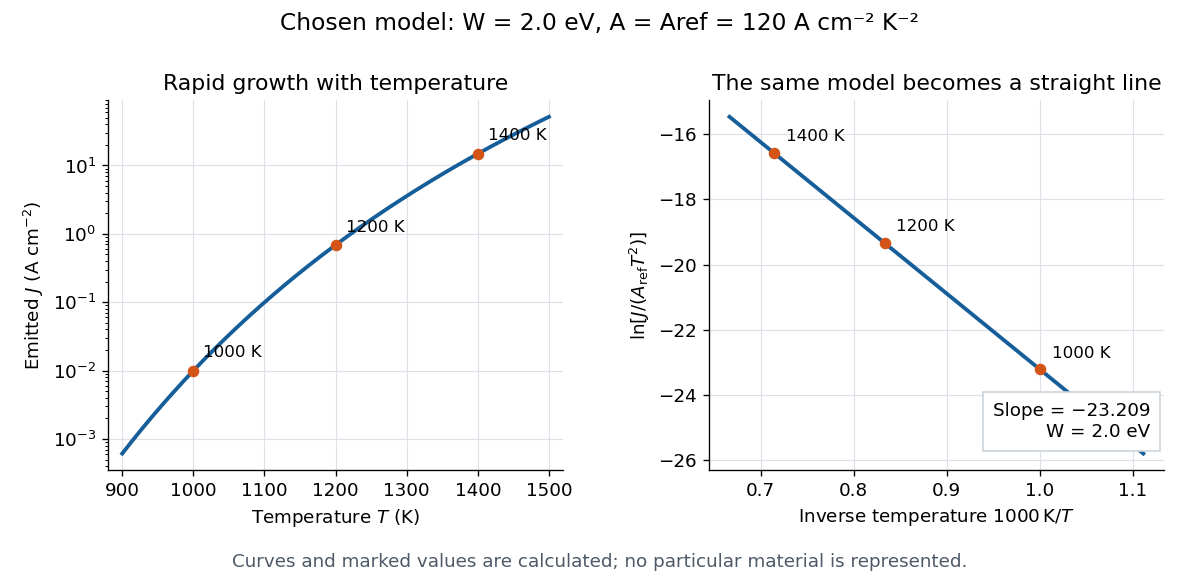

Here is the Python script that generated this plot:
"""Chosen Richardson-Dushman model; never experimental measurements.

Python 3.14; numpy 2.3.5, matplotlib 3.10.7. Run from _media.
"""
from pathlib import Path

import matplotlib.pyplot as plt
import numpy as np


def main():
    plt.rcParams.update({"font.size": 11, "font.family": "DejaVu Sans"})
    kb_ev = 8.617333262e-5
    barrier_ev = 2.0
    coefficient = 120.0  # A cm^-2 K^-2, deliberately chosen model.
    reference = 120.0
    temperature = np.linspace(900, 1500, 401)
    current = coefficient * temperature**2 * np.exp(-barrier_ev / (kb_ev * temperature))
    selected = np.array([1000.0, 1200.0, 1400.0])
    selected_current = coefficient * selected**2 * np.exp(-barrier_ev / (kb_ev * selected))
    y = np.log(current / (reference * temperature**2))
    y_selected = np.log(selected_current / (reference * selected**2))
    fig, axes = plt.subplots(1, 2, figsize=(10, 4.9), dpi=120, facecolor="white")
    blue, orange = "#165e99", "#d35416"
    left, right = axes
    left.semilogy(temperature, current, color=blue, lw=2.3)
    left.scatter(selected, selected_current, color=orange, zorder=3, s=35)
    left.set(xlabel=r"Temperature $T$ (K)", ylabel=r"Emitted $J$ (A cm$^{-2}$)",
             title="Rapid growth with temperature", xlim=(880, 1520))
    right.plot(1000 / temperature, y, color=blue, lw=2.3)
    right.scatter(1000 / selected, y_selected, color=orange, zorder=3, s=35)
    right.set(xlabel=r"Inverse temperature $1000\,\mathrm{K}/T$",
              ylabel=r"$\ln[J/(A_{\mathrm{ref}}T^2)]$",
              title="The same model becomes a straight line")
    for t, j, r in zip(selected, selected_current, y_selected):
        left.annotate(f"{t:.0f} K", (t, j), xytext=(6, 8), textcoords="offset points",
                      fontsize=10)
        right.annotate(f"{t:.0f} K", (1000 / t, r), xytext=(7, 7),
                       textcoords="offset points", fontsize=10)
    right.text(.97, .09, "Slope = −23.209\nW = 2.0 eV", transform=right.transAxes,
               ha="right", fontsize=11,
               bbox={"facecolor": "white", "edgecolor": "#ccd4dc", "pad": 6})
    for ax in axes:
        ax.grid(True, which="major", color="#dce2e8", lw=.7)
        ax.spines[["top", "right"]].set_visible(False)
    fig.suptitle("Chosen model: W = 2.0 eV, A = Aref = 120 A cm⁻² K⁻²", fontsize=14, y=.98)
    fig.text(.5, .035, "Curves and marked values are calculated; no particular material is represented.",
             ha="center", fontsize=11, color="#4d5966")
    fig.subplots_adjust(left=.09, right=.97, bottom=.20, top=.83, wspace=.32)
    fig.savefig(Path(__file__).stem + ".png", facecolor="white")
    plt.close(fig)


if __name__ == "__main__":
    main()
